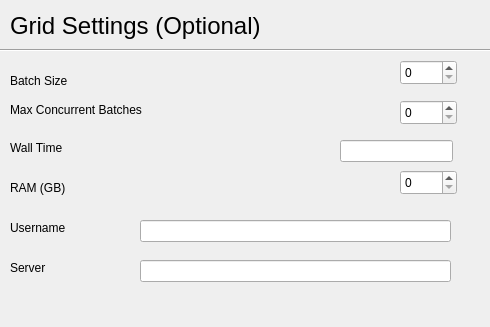
<?xml version="1.0" encoding="UTF-8"?>
<ui version="4.0">
 <class>AdvancedSettingsTab</class>
 <widget class="QWidget" name="AdvancedSettingsTab">
  <property name="geometry">
   <rect>
    <x>0</x>
    <y>0</y>
    <width>490</width>
    <height>327</height>
   </rect>
  </property>
  <property name="windowTitle">
   <string>Form</string>
  </property>
  <widget class="QLabel" name="label">
   <property name="geometry">
    <rect>
     <x>10</x>
     <y>10</y>
     <width>301</width>
     <height>31</height>
    </rect>
   </property>
   <property name="font">
    <font>
     <pointsize>18</pointsize>
    </font>
   </property>
   <property name="text">
    <string>Grid Settings (Optional)</string>
   </property>
  </widget>
  <widget class="Line" name="line">
   <property name="geometry">
    <rect>
     <x>0</x>
     <y>40</y>
     <width>491</width>
     <height>20</height>
    </rect>
   </property>
   <property name="orientation">
    <enum>Qt::Horizontal</enum>
   </property>
  </widget>
  <widget class="QLabel" name="label_2">
   <property name="geometry">
    <rect>
     <x>10</x>
     <y>70</y>
     <width>91</width>
     <height>21</height>
    </rect>
   </property>
   <property name="text">
    <string>Batch Size</string>
   </property>
  </widget>
  <widget class="QSpinBox" name="spinBox">
   <property name="geometry">
    <rect>
     <x>400</x>
     <y>60</y>
     <width>57</width>
     <height>25</height>
    </rect>
   </property>
  </widget>
  <widget class="QLabel" name="label_3">
   <property name="geometry">
    <rect>
     <x>10</x>
     <y>100</y>
     <width>181</width>
     <height>20</height>
    </rect>
   </property>
   <property name="text">
    <string>Max Concurrent Batches</string>
   </property>
  </widget>
  <widget class="QSpinBox" name="spinBox_2">
   <property name="geometry">
    <rect>
     <x>400</x>
     <y>100</y>
     <width>57</width>
     <height>25</height>
    </rect>
   </property>
  </widget>
  <widget class="QLabel" name="label_4">
   <property name="geometry">
    <rect>
     <x>10</x>
     <y>140</y>
     <width>62</width>
     <height>16</height>
    </rect>
   </property>
   <property name="text">
    <string>Wall Time</string>
   </property>
  </widget>
  <widget class="QLineEdit" name="lineEdit">
   <property name="geometry">
    <rect>
     <x>340</x>
     <y>140</y>
     <width>113</width>
     <height>22</height>
    </rect>
   </property>
  </widget>
  <widget class="QLabel" name="label_5">
   <property name="geometry">
    <rect>
     <x>10</x>
     <y>180</y>
     <width>62</width>
     <height>16</height>
    </rect>
   </property>
   <property name="text">
    <string>RAM (GB)</string>
   </property>
  </widget>
  <widget class="QSpinBox" name="spinBox_3">
   <property name="geometry">
    <rect>
     <x>400</x>
     <y>170</y>
     <width>57</width>
     <height>25</height>
    </rect>
   </property>
  </widget>
  <widget class="QLabel" name="label_6">
   <property name="geometry">
    <rect>
     <x>10</x>
     <y>220</y>
     <width>81</width>
     <height>16</height>
    </rect>
   </property>
   <property name="text">
    <string>Username</string>
   </property>
  </widget>
  <widget class="QLineEdit" name="lineEdit_2">
   <property name="geometry">
    <rect>
     <x>140</x>
     <y>220</y>
     <width>311</width>
     <height>22</height>
    </rect>
   </property>
  </widget>
  <widget class="QLabel" name="label_7">
   <property name="geometry">
    <rect>
     <x>10</x>
     <y>260</y>
     <width>81</width>
     <height>16</height>
    </rect>
   </property>
   <property name="text">
    <string>Server</string>
   </property>
  </widget>
  <widget class="QLineEdit" name="lineEdit_3">
   <property name="geometry">
    <rect>
     <x>140</x>
     <y>260</y>
     <width>311</width>
     <height>22</height>
    </rect>
   </property>
  </widget>
 </widget>
 <resources/>
 <connections/>
</ui>
